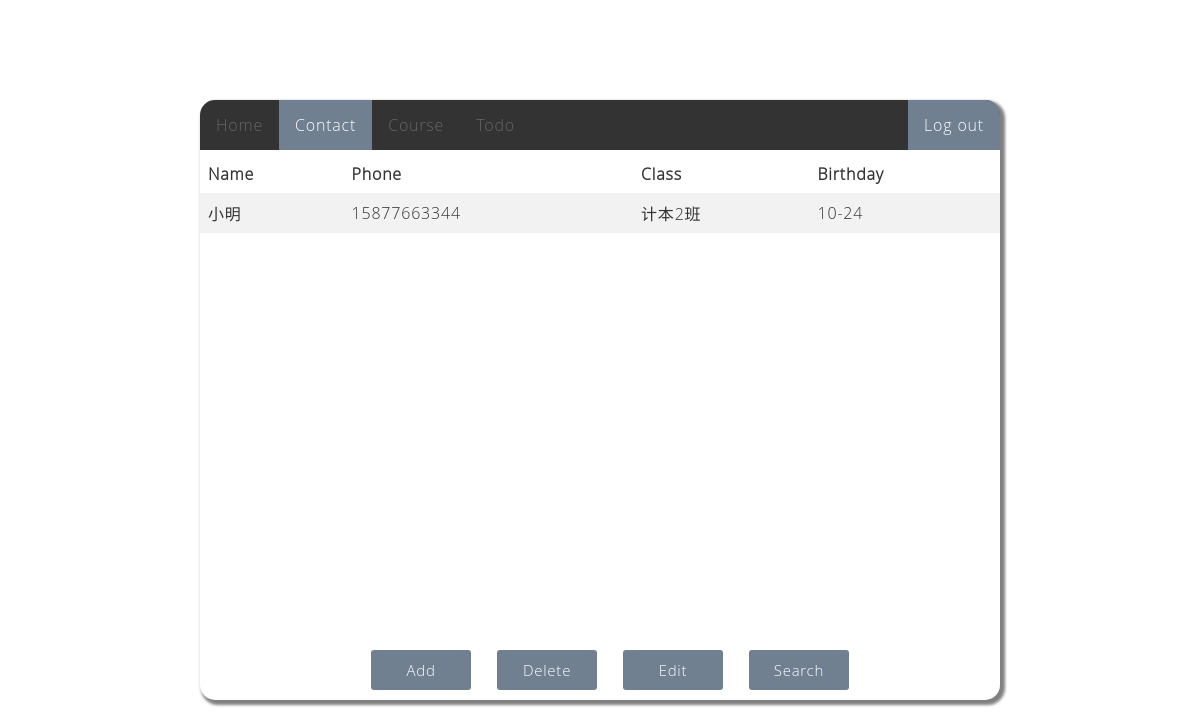
Screenshot of /php/search2.php?class=计本2班 (signed in) with the database file from the repository.
### tables this page shows
CREATE TABLE contacts
(
  `id`        INT         NOT NULL UNIQUE  AUTO_INCREMENT COMMENT '通讯录id',
  `name`      VARCHAR(20) NOT NULL UNIQUE  COMMENT '姓名',
  `phone`     VARCHAR(20) NoT NULL         COMMENT '电话',
  `class`     VARCHAR(50) NULL             COMMENT '班级',
  `birth_m`   INT         NULL             COMMENT '生日月',
  `birth_d`   INT         NULL             COMMENT '生日天',
  `u_id`      INT         NOT NULL         COMMENT '所属用户id',
  PRIMARY KEY (`id`)
);

### php/search2.php (the view, shortened to what this page needs)
<!DOCTYPE html>
<html lang="en">
  <head>
    <link rel="stylesheet" href="../css/contact.css" />
  </head>
  <body>
    <div class="home-wrapper">
      <div class="title_show">
        <ul class="title_show">
          <li><a href="home.php">Home</a></li>
          <li><a class="active" href="contact.php">Contact</a></li>
          <li><a href="course.php">Course</a></li>
          <li><a href="todo.php">Todo</a></li>
          <li style="float: right;">
            <a class="active" href="login.php">Log out</a>
          </li>
        </ul>
      </div>
      <div class="main">
        <div class="table_show">
          <table>
            <tr>
              <th>Name</th>
              <th>Phone</th>
              <th>Class</th>
              <th>Birthday</th>
            </tr>
            <?php
              include ('dbcn.php');
              $id = $_SESSION["uid"];
              $_class = $_GET["class"];
              $sql = "SELECT * FROM contacts WHERE `u_id` = $id AND `class` = '$_class' ";
              $result = $conn->query($sql);
              while($row = $result->fetch_assoc()){
                echo "<tr>";
                echo "<td>".$row["name"]."</td>";
                echo "<td>".$row["phone"]."</td>";
                echo "<td>".$row["class"]."</td>";
                echo "<td>";
                if ($row["birth_m"]<10) {
                  echo "0".$row["birth_m"]."-";
                }else {
                  echo $row["birth_m"]."-";
                }
                if ($row["birth_d"]<10) {
                  echo "0".$row["birth_d"]."</td>";
                } else {
                  echo $row["birth_d"]."</td>";
                }
                echo "</tr>";
              }
              ?>
          </table>
        </div>
        <div class="mbtn">
          <button type="menu" >Add</button>
          <button type="menu" >Delete</button>
          <button type="menu" >Edit</button>
          <button type="menu" class="active" onclick="location.href='contact.php'">Search</button>
        </div>
      </div>
    </div>
  </body>
</html>

### css/contact.css (style rules this page uses)
* { padding: 0; margin: 0; font-family: "Open Sans Light"; letter-spacing: 0.05em; }
html { height: 100%; }
body { height: 100%; }
.home-wrapper { box-shadow: 3px 3px 3px 2px grey; background-color: #fff; width: 800px; height: 600px; border-radius: 15px; padding: 0px; position: relative; left: 50%; top: 50%; transform: translate(-50%, -50%); }
.title_show ul { list-style-type: none; margin: 0; padding: 0; overflow: hidden; background-color: #333; border-radius: 15px 15px 0px 0px; }
.title_show li { float: left; }
.title_show li a { display: block; color: #666; text-align: center; padding: 14px 16px; text-decoration: none; }
.title_show li a.active { color: white; background-color:slategrey ; }
.main { color: #333; }
.table_show { width: auto; height: 480px; padding-top: 5px; }
.table_show table { overflow-y: auto; border-collapse: collapse; width: 100%; margin: auto; }
.table_show th, td { text-align: left; padding: 8px; }
.table_show tr:nth-child(even) { background-color: #f2f2f2 }
.mbtn { text-align: center; padding: 10px; width: 100%; margin-top: 5px; border: none; color: #fff; font-size: 120%; }
.mbtn button { width: 100px; height: 40px; border-style: none; border-radius: 3px; background-color: slategray; outline: none; color: white; font-size: 15px; margin-left: 10px; margin-right: 10px; }

### rows the page displays
contacts: name "小明", phone "15877663344", class "计本2班", birth_m "10", birth_d "24"
